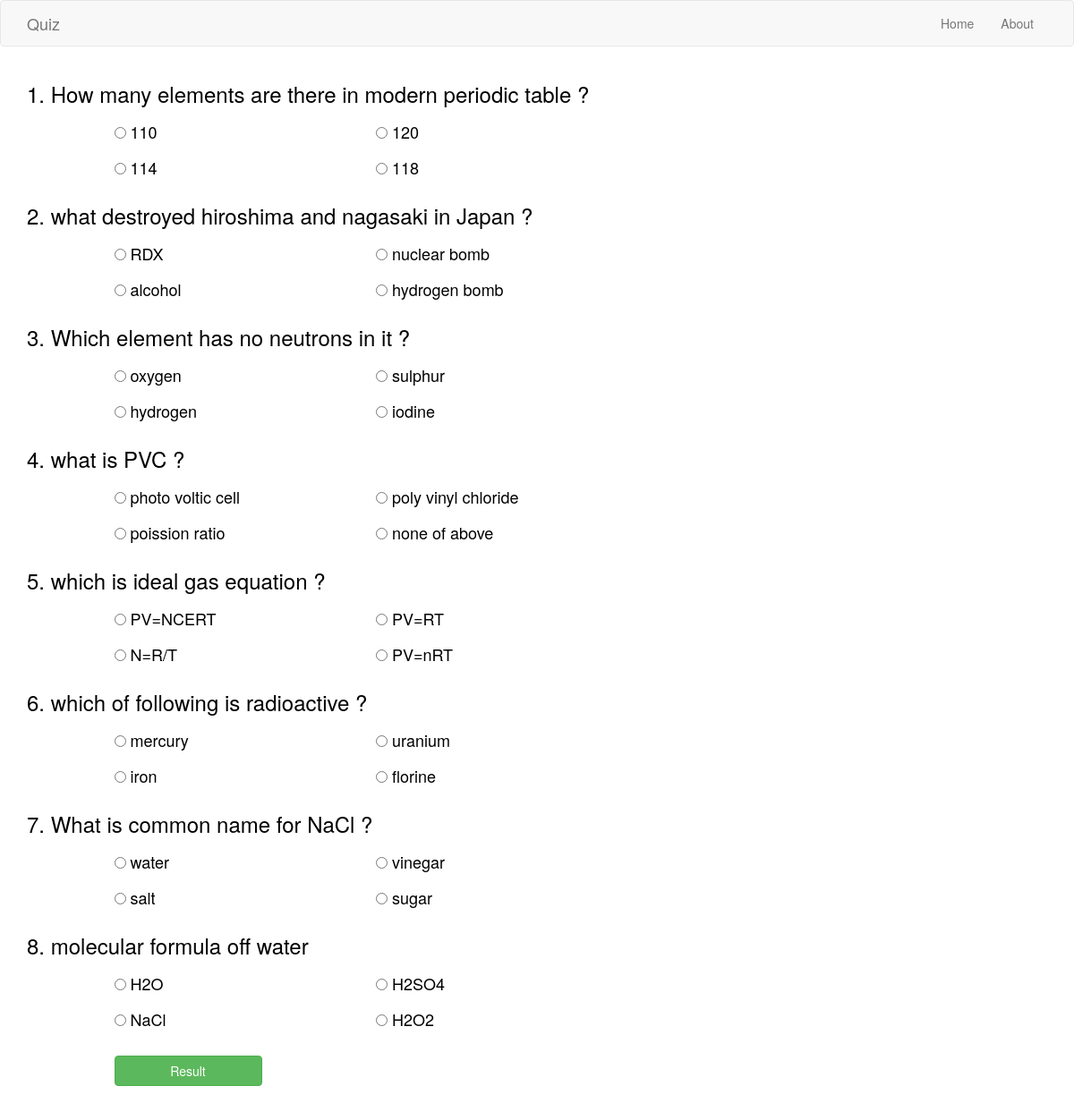
Screenshot of /quiz/movies with the database file from the repository.
### quiz/models.py (models this page shows, shortened)
class Questions(models.Model):
    CAT_CHOICES = (
    ('sports','Physics'),
    ('movies','Chemistry'),
    ('maths','Maths'),
    ('generalknowledge','programming')
    )
    question = models.CharField(max_length = 250)
    optiona = models.CharField(max_length = 100)
    optionb = models.CharField(max_length = 100)
    optionc = models.CharField(max_length = 100)
    optiond = models.CharField(max_length = 100)
    answer = models.CharField(max_length = 100)
    catagory = models.CharField(max_length=20, choices = CAT_CHOICES)
    class Meta:
        ordering = ('-catagory',)

### quiz/views.py (the view)
# urls.py: url(r'^(?P<choice>[\w]+)', views.questions, name = 'questions'),
def questions(request , choice):
    print(choice)
    ques = Questions.objects.filter(catagory__exact = choice)
    return render(request,
        'quiz/questions.html',
        {'ques':ques})

### quiz/templates/quiz/questions.html (shortened to what this page needs)
{% extends "base.html" %}
{% block content%}
<font color="black" class="">
<form action="./result" method="post">
  {% for que in ques %}
  <div class="row">
    <div class="col-md-10">
      <h3>{{ forloop.counter }}. {{ que.question }}</h3>
    </div>
  </div>
  <div class="row">
    <div class="col-md-1"></div>
    <div class="col-md-3">
      <h4>
      <input type="radio" name="{{ que.id }}" value="{{ que.optiona }}">
      {{ que.optiona }}
    </h4>
    </div>
    <div class="col-md-3">
      <h4>
      <input type="radio" name="{{ que.id }}" value="{{ que.optionb }}">
      {{ que.optionb }}
    </h4>
    </div>
  </div>
  <div class="row">
    <div class="col-md-1"></div>
    <div class="col-md-3">
      <h4>
      <input type="radio" name="{{ que.id }}" value="{{ que.optionc }}">
      {{ que.optionc }}
    </h4>
    </div>
    <div class="col-md-3">
      <h4>
      <input class="form_control" type="radio" name="{{ que.id }}" value="{{ que.optiond }}">
      {{ que.optiond }}
    </h4>
    </div>
  </div>
  {% endfor %}
  <br>
  <div class="row">
    <div class="col-md-1">
    </div>
    <div class="col-xs-2">
      <button type="submit" class="btn btn-block btn-success btn-md">Result</button>
    </div>
  </div>
  </font>
{% endblock %}

### quiz/static/mystyle.css (style rules this page uses)
html { position: relative; min-height: 100%; }
body { margin-bottom: 50px; }

### quiz/templates/base.html (style rules this page uses)
body { background-image: url("https://images.pexels.com/photos/239548/pexels-photo-239548.jpeg?auto=compress&cs=tinysrgb&dpr=3&h=750&w=1260"); background-position: center; background-origin: content-box; background-repeat: no-repeat; background-size: cover; min-height:100vh; }

### rows the page displays
Questions: question "How many elements are there in modern periodic table ?", optiona "110", optionb "120", optionc "114", optiond "118"
Questions: question "what destroyed hiroshima and nagasaki in Japan ?", optiona "RDX", optionb "nuclear bomb", optionc "alcohol", optiond "hydrogen bomb"
Questions: question "Which element has no neutrons in it ?", optiona "oxygen", optionb "sulphur", optionc "hydrogen", optiond "iodine"
Questions: question "what is PVC ?", optiona "photo voltic cell", optionb "poly vinyl chloride", optionc "poission ratio", optiond "none of above"
Questions: question "which is ideal gas equation ?", optiona "PV=NCERT", optionb "PV=RT", optionc "N=R/T", optiond "PV=nRT"
Questions: question "which of following is radioactive ?", optiona "mercury", optionb "uranium", optionc "iron", optiond "florine"
Questions: question "What is common name for NaCl ?", optiona "water", optionb "vinegar", optionc "salt", optiond "sugar"
Questions: question "molecular formula off water", optiona "H2O", optionb "H2SO4", optionc "NaCl", optiond "H2O2"
